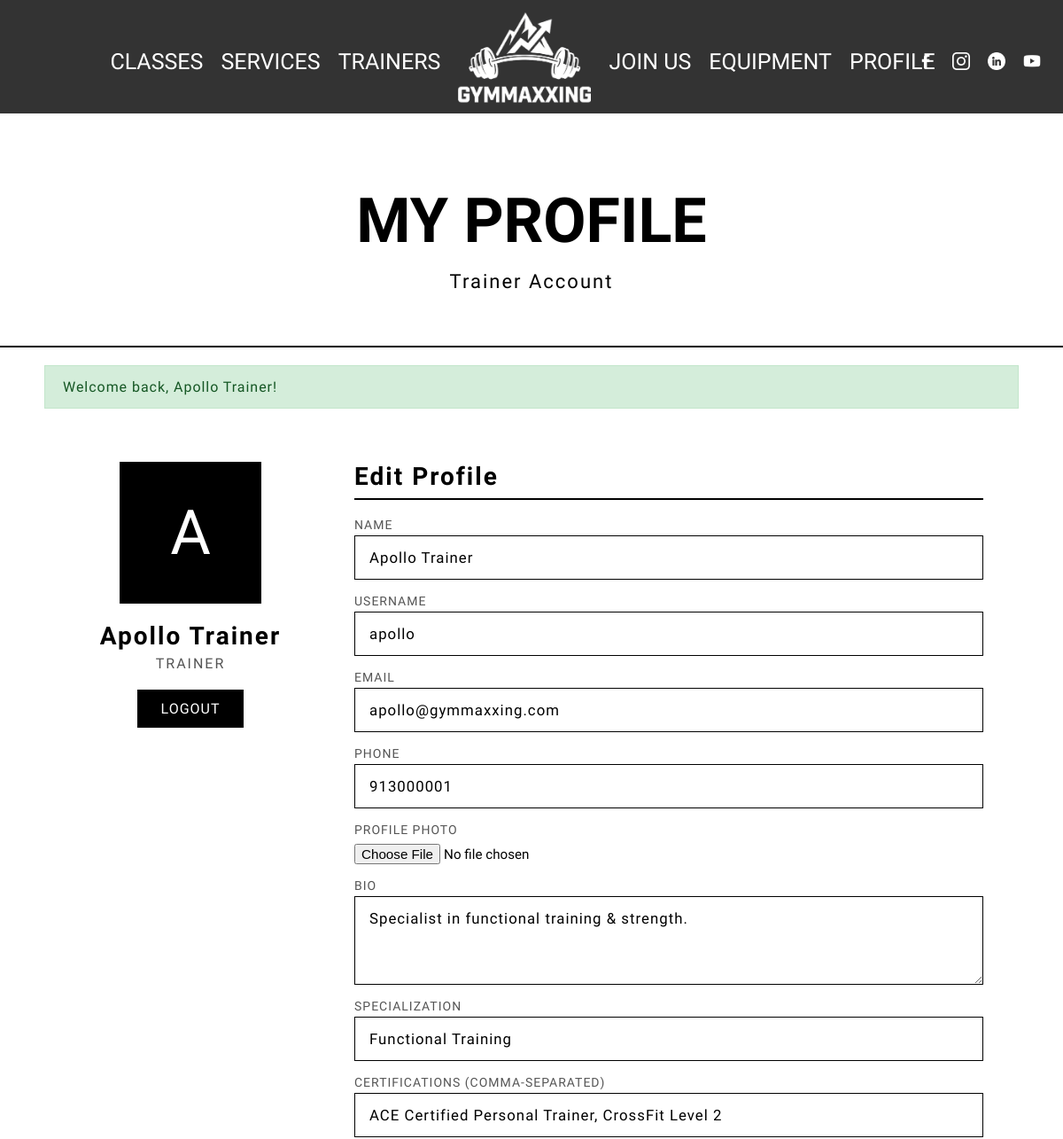
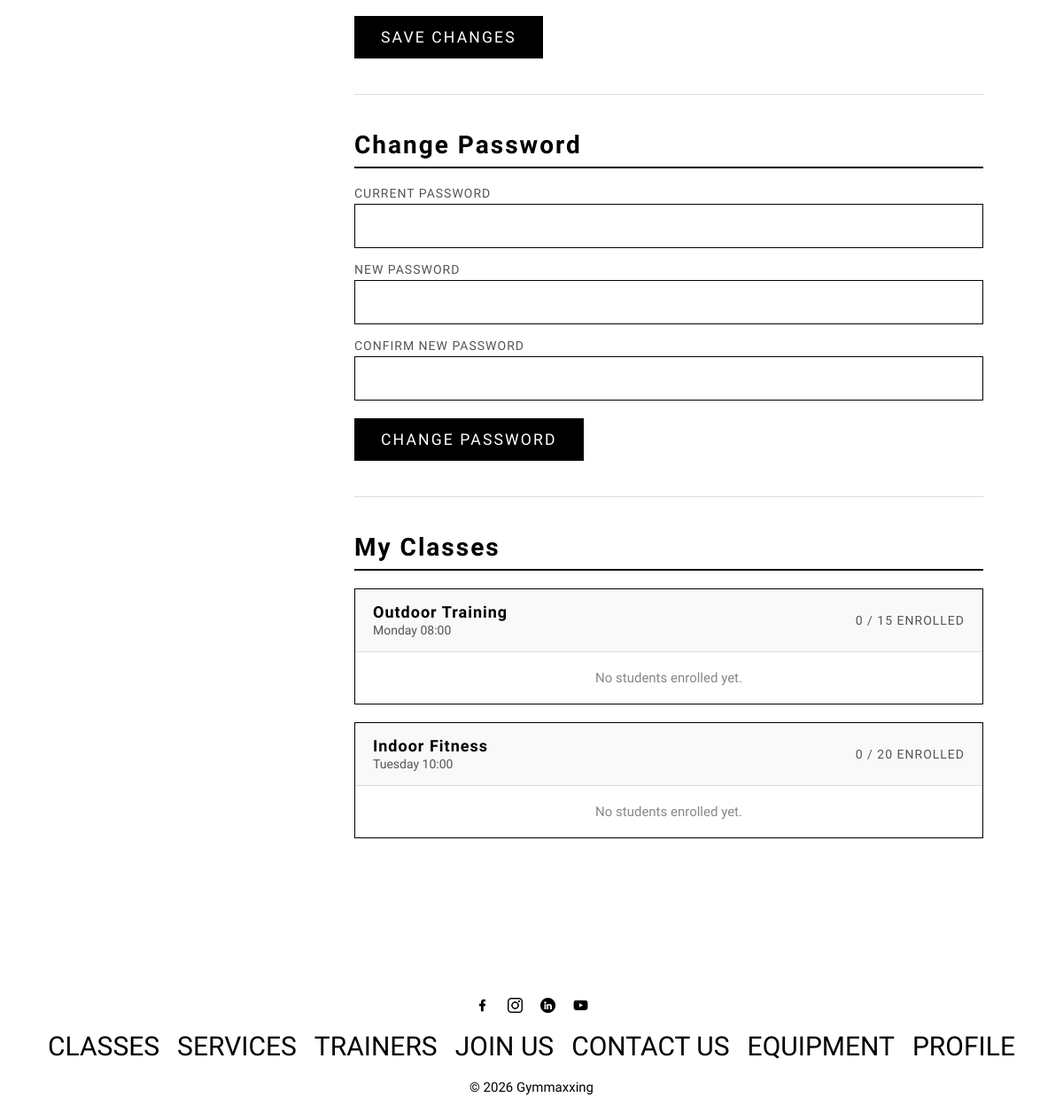
The page /pages/profile.php (signed in) on the database its author committed (2 pictures, top to bottom).
### tables this page shows
CREATE TABLE User (
    id INTEGER PRIMARY KEY AUTOINCREMENT,
    name TEXT NOT NULL,
    username TEXT NOT NULL UNIQUE,
    email TEXT NOT NULL UNIQUE,
    password TEXT NOT NULL,
    phone TEXT,
    photo TEXT,
    role TEXT NOT NULL CHECK(role IN ('member', 'trainer', 'admin')),
    active INTEGER NOT NULL DEFAULT 1
);

CREATE TABLE TrainerProfile (
    id INTEGER PRIMARY KEY AUTOINCREMENT,
    userId INTEGER NOT NULL UNIQUE,
    bio TEXT,
    specialization TEXT,
    certifications TEXT,
    FOREIGN KEY (userId) REFERENCES User(id) ON DELETE CASCADE
);

CREATE TABLE Class (
    id INTEGER PRIMARY KEY AUTOINCREMENT,
    title TEXT NOT NULL,
    type TEXT NOT NULL,
    description TEXT,
    image TEXT,
    schedule TEXT NOT NULL,
    capacity INTEGER NOT NULL,
    trainerId INTEGER NOT NULL,
    FOREIGN KEY (trainerId) REFERENCES User(id) ON DELETE CASCADE
);

### utils/session.php (called while the page is built, shortened)
<?php
function getSessionUserId(): ?int {
    return isset($_SESSION['userId']) ? (int) $_SESSION['userId'] : null;
}
function getFlash(string $key): ?string {
    $message = $_SESSION['flash'][$key] ?? null;
    return $message;
}

### database/user.class.php (called while the page is built, shortened)
<?php
class User {
    public function __construct(int $id, string $name, string $username, string $email, string $password, ?string $phone, ?string $photo, string $role, int $active = 1) {
        $this->name = $name;
        $this->username = $username;
        $this->email = $email;
        $this->phone = $phone;
        $this->photo = $photo;
        $this->role = $role;
    }
    private static function fromRow(array $u) : User {
        return new User($u['id'], $u['name'], $u['username'], $u['email'], $u['password'], $u['phone'], $u['photo'], $u['role'], $u['active']);
    }
    static function getUserById(PDO $db, int $id) : ?User {
        $stmt = $db->prepare('SELECT * FROM User WHERE id = ?');
        $stmt->execute([$id]);
        $u = $stmt->fetch();
        return $u ? self::fromRow($u) : null;
    }
}
?>

### database/trainerprofile.class.php (called while the page is built, shortened)
<?php
class TrainerProfile {
    public function __construct(int $id, int $userId, ?string $bio, ?string $specialization, ?string $certifications) {
        $this->bio = $bio;
        $this->specialization = $specialization;
        $this->certifications = $certifications;
    }
    private static function fromRow(array $t) : TrainerProfile {
        return new TrainerProfile($t['id'], $t['userId'], $t['bio'], $t['specialization'], $t['certifications']);
    }
    static function getByUserId(PDO $db, int $userId) : ?TrainerProfile {
        $stmt = $db->prepare('SELECT * FROM TrainerProfile WHERE userId = ?');
        $stmt->execute([$userId]);
        $t = $stmt->fetch();
        return $t ? self::fromRow($t) : null;
    }
}
?>

### database/class.class.php (called while the page is built, shortened)
<?php
class GymClass {
    public function __construct(int $id, string $title, string $type, ?string $description, ?string $image, string $schedule, int $capacity, int $trainerId) {
        $this->id = $id;
        $this->title = $title;
        $this->schedule = $schedule;
        $this->capacity = $capacity;
    }
    private static function fromRow(array $c) : GymClass {
        return new GymClass($c['id'], $c['title'], $c['type'], $c['description'], $c['image'], $c['schedule'], $c['capacity'], $c['trainerId']);
    }
    static function getClassesByTrainer(PDO $db, int $trainerId) : array {
        $stmt = $db->prepare('SELECT * FROM Class WHERE trainerId = ?');
        $stmt->execute([$trainerId]);
        $classes = [];
        while ($c = $stmt->fetch())
            $classes[] = self::fromRow($c);
        return $classes;
    }
}
?>

### pages/profile.php (the view, shortened to what this page needs)
<?php
require_once __DIR__ . '/../utils/session.php';
require_once __DIR__ . '/../database/connection.db.php';
require_once __DIR__ . '/../database/user.class.php';
require_once __DIR__ . '/../database/trainerprofile.class.php';
require_once __DIR__ . '/../database/class.class.php';
$db     = getDatabaseConnection();
$userId = getSessionUserId();
$user   = User::getUserById($db, $userId);
$successMsg = getFlash('success');
$trainerProfile = null;
$enrollments    = [];
if ($user->role === 'member') {
    $memberProfile = MemberProfile::getByUserId($db, $userId);
    $enrollmentRecords = Enrollment::getUserEnrollments($db, $userId);
    foreach ($enrollmentRecords as $enrollment) {
        $class = GymClass::getClassById($db, $enrollment->classId);
        if ($class) {
            $enrollments[] = $class;
        }
    }
} elseif ($user->role === 'trainer') {
    $trainerProfile = TrainerProfile::getByUserId($db, $userId);
    $trainerClasses = GymClass::getClassesByTrainer($db, $userId);
    $roster = [];
    foreach ($trainerClasses as $class) {
        $students = [];
        $roster[$class->id] = $students;
    }
}
require_once __DIR__ . '/../templates/header.php';
?>
        <section class="page-hero">
            <h1>MY PROFILE</h1>
            <p><?= htmlspecialchars(ucfirst($user->role)) ?> Account</p>
        </section>
        <?php if ($successMsg): ?>
            <div class="flash-success" style="max-width:1100px;margin:20px auto 0;padding:14px 20px;"><?= htmlspecialchars($successMsg) ?></div>
        <?php endif; ?>
        <section class="profile-content">
            <div class="profile-sidebar">
                <div class="profile-avatar">
                    <?php if ($user->photo): ?>
                        <img src="/uploads/<?= htmlspecialchars($user->photo) ?>" alt="Profile Photo">
                    <?php else: ?>
                        <div class="avatar-placeholder"><?= strtoupper(substr($user->name, 0, 1)) ?></div>
                    <?php endif; ?>
                </div>
                <h2><?= htmlspecialchars($user->name) ?></h2>
                <p class="profile-role"><?= htmlspecialchars(strtoupper($user->role)) ?></p>
                <a href="/actions/logout.php" class="svc-btn logout-btn">LOGOUT</a>
            </div>
            <div class="profile-main">
                <div class="profile-section">
                    <h2>Edit Profile</h2>
                    <form class="profile-form" action="/actions/update_profile.php" method="POST" enctype="multipart/form-data">
                        <label for="prof-name">Name</label>
                        <input type="text" id="prof-name" name="name" value="<?= htmlspecialchars($user->name) ?>" required>
                        <label for="prof-username">Username</label>
                        <input type="text" id="prof-username" name="username" value="<?= htmlspecialchars($user->username) ?>" required>
                        <label for="prof-email">Email</label>
                        <input type="email" id="prof-email" name="email" value="<?= htmlspecialchars($user->email) ?>" required>
                        <label for="prof-phone">Phone</label>
                        <input type="tel" id="prof-phone" name="phone" value="<?= htmlspecialchars($user->phone ?? '') ?>">
                        <label for="prof-photo">Profile Photo</label>
                        <input type="file" id="prof-photo" name="photo" accept="image/*">
                        <?php if ($user->role === 'trainer' && $trainerProfile): ?>
                            <label for="prof-bio">Bio</label>
                            <textarea id="prof-bio" name="bio"><?= htmlspecialchars($trainerProfile->bio ?? '') ?></textarea>
                            <label for="prof-spec">Specialization</label>
                            <input type="text" id="prof-spec" name="specialization" value="<?= htmlspecialchars($trainerProfile->specialization ?? '') ?>">
                            <label for="prof-cert">Certifications (comma-separated)</label>
                            <input type="text" id="prof-cert" name="certifications" value="<?= htmlspecialchars($trainerProfile->certifications ?? '') ?>">
                        <?php endif; ?>
                        <button type="submit">SAVE CHANGES</button>
                    </form>
                </div>
                <div class="profile-section">
                    <h2>Change Password</h2>
                    <form class="profile-form" action="/actions/update_password.php" method="POST">
                        <label for="pw-current">Current Password</label>
                        <input type="password" id="pw-current" name="current_password" required>
                        <label for="pw-new">New Password</label>
                        <input type="password" id="pw-new" name="new_password" required>
                        <label for="pw-confirm">Confirm New Password</label>
                        <input type="password" id="pw-confirm" name="confirm_password" required>
                        <button type="submit">CHANGE PASSWORD</button>
                    </form>
                </div>
                <?php if ($user->role === 'trainer' && !empty($trainerClasses)): ?>
                <div class="profile-section">
                    <h2>My Classes</h2>
                    <?php foreach ($trainerClasses as $class):
                        $students = $roster[$class->id] ?? [];
                        $count    = count($students);
                    ?>
                    <div class="roster-class">
                        <div class="roster-class-header">
                            <div>
                                <strong><?= htmlspecialchars($class->title) ?></strong>
                                <span><?= htmlspecialchars($class->schedule) ?></span>
                            </div>
                            <span class="roster-count"><?= $count ?> / <?= $class->capacity ?> enrolled</span>
                        </div>
                        <?php if ($count > 0): ?>
                        <ul class="roster-list">
                            <?php foreach ($students as $student): ?>
                            <li>
                                <span class="roster-name"><?= htmlspecialchars($student->name) ?></span>
                                <span class="roster-email"><?= htmlspecialchars($student->email) ?></span>
                            </li>
                            <?php endforeach; ?>
                        </ul>
                        <?php else: ?>
                        <p class="roster-empty">No students enrolled yet.</p>
                        <?php endif; ?>
                    </div>
                    <?php endforeach; ?>
                </div>
                <?php endif; ?>
            </div>
        </section>
<?php require_once __DIR__ . '/../templates/footer.php'; ?>

### css/base.css (style rules this page uses)
:root { --color-primary: #000000; --color-background: #ffffff; --color-text: #000000; --font-main: 'Pathway Gothic One', sans-serif; }
* { margin: 0; padding: 0; box-sizing: border-box; }
body { background-color: var(--color-background); color: var(--color-text); font-family: var(--font-main); }
h1 { font-size: 2rem; }
h2 { font-size: 1.5rem; }
a { color: var(--color-text); text-decoration: none; }

### css/components.css (style rules this page uses)
.page-hero { text-align: center; padding: 80px 20px 60px; border-bottom: 2px solid #000; }
.page-hero h1 { font-size: 70px; margin-bottom: 15px; }
.page-hero p { font-size: 22px; letter-spacing: 2px; }
.svc-btn { display: inline-block; width: fit-content; padding: 10px 25px; border: 2px solid #000; font-size: 16px; letter-spacing: 1px; font-family: var(--font-main); text-transform: uppercase; transition: background-color 0.3s, color 0.3s; }

### css/specific.css (style rules this page uses)
body { overflow-x: hidden; }
.logout-btn { margin-top: 20px; display: inline-block; text-align: center; background: #000; color: #fff !important; text-decoration: none; }
.profile-content { display: flex; gap: 60px; max-width: 1100px; margin: 60px auto; padding: 0 40px; }
.profile-sidebar { flex: 0 0 250px; text-align: center; }
.profile-avatar { width: 160px; height: 160px; margin: 0 auto 20px; overflow: hidden; }
.avatar-placeholder { width: 160px; height: 160px; background: #000; color: #fff; font-size: 70px; display: flex; align-items: center; justify-content: center; font-family: var(--font-main); }
.profile-sidebar h2 { font-size: 28px; letter-spacing: 2px; margin-bottom: 5px; }
.profile-role { font-size: 16px; letter-spacing: 2px; color: #555; }
.profile-main { flex: 1; }
.profile-section { margin-bottom: 40px; padding-bottom: 40px; border-bottom: 1px solid #ddd; }
.profile-section:last-child { border-bottom: none; }
.profile-section h2 { font-size: 28px; letter-spacing: 2px; border-bottom: 2px solid #000; padding-bottom: 8px; margin-bottom: 20px; }
.profile-form { display: flex; flex-direction: column; gap: 4px; }
.profile-form label { font-size: 14px; letter-spacing: 1px; text-transform: uppercase; margin-top: 12px; color: #555; }
.profile-form label:first-of-type { margin-top: 0; }
.profile-form input[type="text"], .profile-form input[type="email"], .profile-form input[type="tel"], .profile-form input[type="password"], .profile-form textarea { width: 100%; padding: 14px 16px; border: 1px solid #000; background: #fff; font-family: var(--font-main); font-size: 1.05rem; letter-spacing: 0.06em; color: #000; outline: none; transition: background-color 0.2s; }
.profile-form input[type="file"] { font-family: var(--font-main); font-size: 0.95rem; margin-top: 4px; }
.profile-form textarea { resize: vertical; min-height: 100px; }
.profile-form button { width: fit-content; padding: 14px 30px; margin-top: 16px; background: #000; color: #fff; border: none; font-family: var(--font-main); font-size: 1.1rem; letter-spacing: 0.12em; text-transform: uppercase; cursor: pointer; transition: background-color 0.3s; }
.roster-class { border: 1px solid #000; margin-bottom: 20px; }
.roster-class-header { display: flex; justify-content: space-between; align-items: center; padding: 15px 20px; border-bottom: 1px solid #ddd; background: #f9f9f9; }
.roster-class-header strong { display: block; font-size: 18px; letter-spacing: 1px; }
.roster-class-header span { font-size: 14px; color: #555; }
.roster-count { font-size: 14px; letter-spacing: 1px; text-transform: uppercase; }
.roster-empty { padding: 20px; text-align: center; font-size: 15px; color: #888; }
.flash-error, .flash-success { padding: 14px 20px; margin-bottom: 20px; font-family: var(--font-main); font-size: 1rem; letter-spacing: 0.06em; transition: opacity 0.3s; }
.flash-success { background: #d4edda; color: #155724; border: 1px solid #c3e6cb; }

### rows shown on the page
user: role "Trainer", name "A", name "Apollo Trainer", role "TRAINER", username "apollo", email "apollo@gymmaxxing.com", phone "913000001"
trainerprofile: bio "Specialist in functional training & strength.", specialization "Functional Training", certifications "ACE Certified Personal Trainer, CrossFit Level 2"
class: title "Outdoor Training", schedule "Monday 08:00", id "0", capacity "15", shows "No students enrolled yet."
class: title "Indoor Fitness", schedule "Tuesday 10:00", id "0", capacity "20", shows "No students enrolled yet."

### other values the page prints
$successMsg "Welcome back, Apollo Trainer!"
